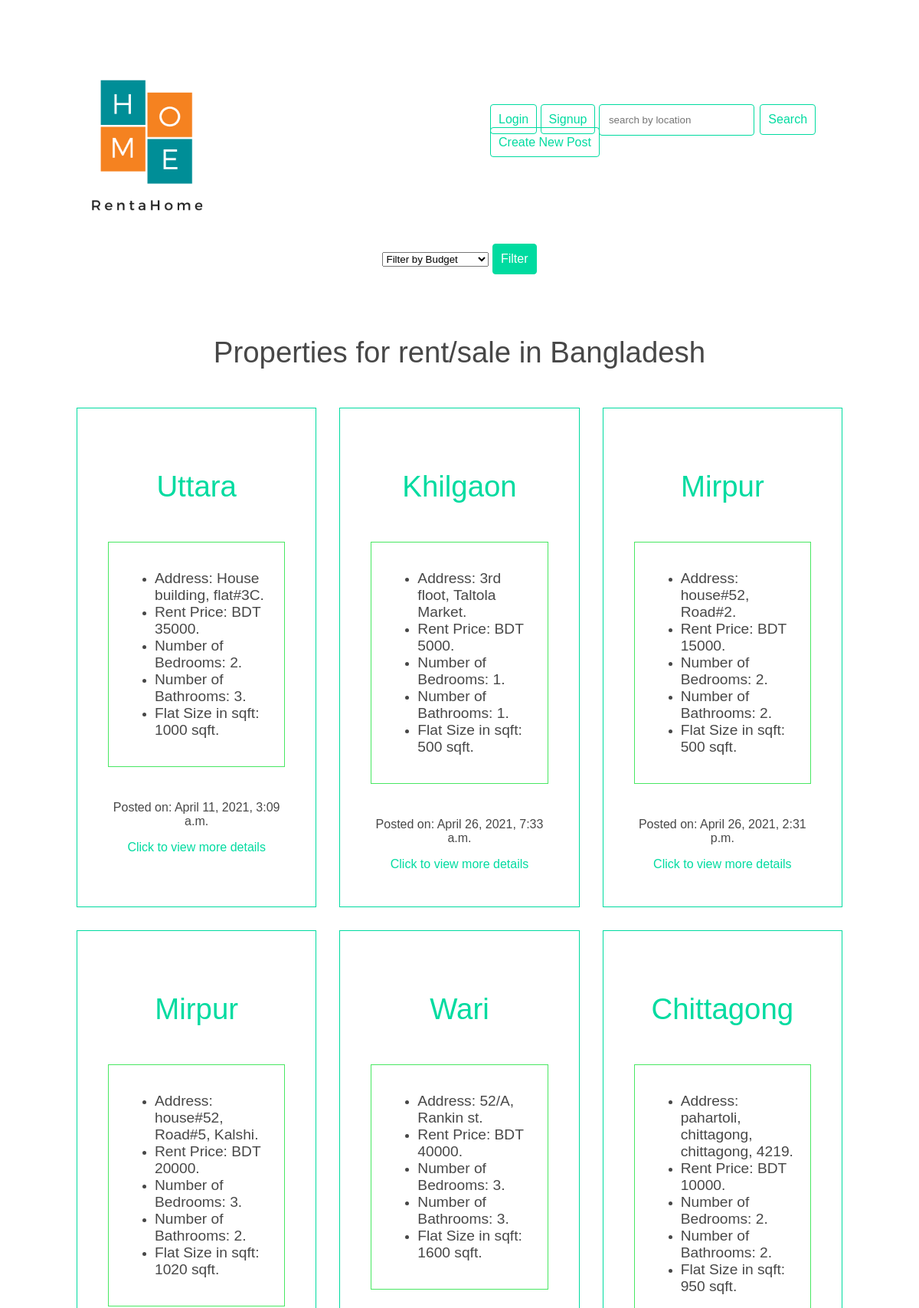
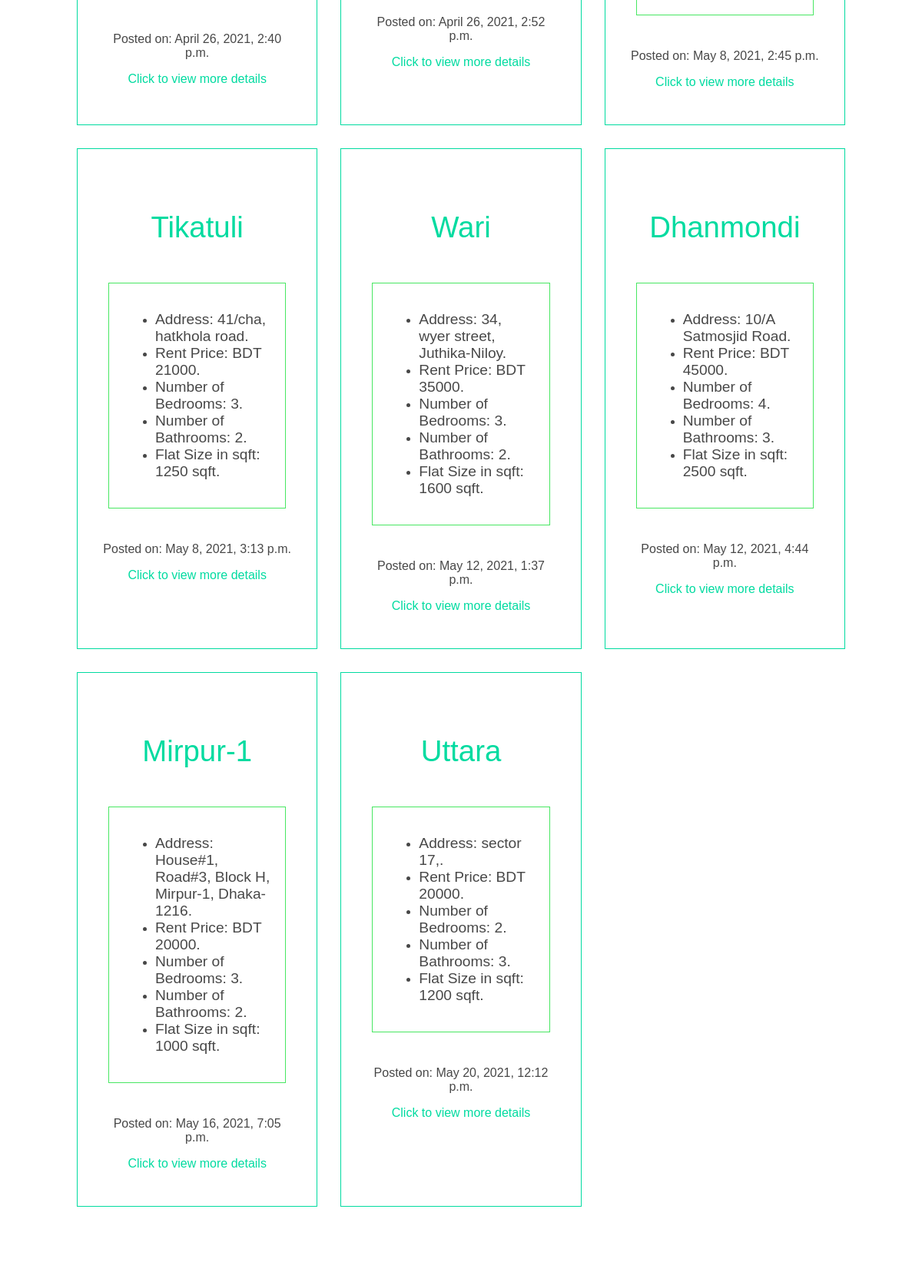
/posts/ (upper part), run on the app's committed database (2 pictures, top to bottom).
### posts/models.py (models this page shows, shortened)
class Post(models.Model):
    place = models.CharField(max_length = 40)
    address = models.CharField(max_length = 100)
    rent = models.PositiveIntegerField()
    bedroom = models.PositiveSmallIntegerField()
    bathroom = models.PositiveSmallIntegerField()
    size = models.PositiveIntegerField()
    phone = models.PositiveIntegerField()
    owner= models.ForeignKey(User,on_delete=models.CASCADE, default = None)
    date_posted = models.DateTimeField(auto_now_add = True,)
    image = models.ImageField(default = 'default.jpg', upload_to = 'house_pics')
    likes = models.ManyToManyField(User, related_name = 'advertisement_post')

### posts/views.py (the view)
# urls.py: path('', views.post_list, name = 'list'),
def post_list(request):
    posts = Post.objects.all().order_by('date_posted')
    return render(request, 'posts/post_list.html', {'posts': posts})

### posts/templates/posts/post_list.html
{% extends 'base.html' %}
{% block content %}
    <h1>Properties for rent/sale in Bangladesh</h1>
    <div class = "posts">
        {% for post in posts %}
        <div class = "post">
            <h1><a href = "{% url 'posts:detail' post.id %}">{{post.place}}</a></h1>
            <div class = "post-card">
                <ul>
                    <li><h2>Address: {{post.address}}.</h2></li>
                    <li><h2>Rent Price: BDT {{post.rent}}.</h2></li>
                    <li><h2>Number of Bedrooms: {{post.bedroom}}.</h2></li>
                    <li><h2>Number of Bathrooms: {{post.bathroom}}.</h2></li>
                    <li><h2>Flat Size in sqft: {{post.size}} sqft.</h2></li>
                </ul>
            </div>
            <br>
                <center>
                    <p>Posted on: {{post.date_posted}}</p>
                    <p><a href = "{% url 'posts:detail' post.id %}">Click to view more details</a></p>
                </center>
        </div>
        {% endfor %}
    </div>
{% endblock %}

### statics/styles.css (style rules this page uses)
html, body { background-color: #fff; background-repeat: no-repeat; color: #000000b8; height: 100%; padding: 30px; margin: 20px; }
body * { font-family: Georgia, Verdana, sans-serif, Times; }
h1, h2, h3, h4, h5 { font-weight: normal; margin: 0; }
a, a:hover, a:visited { color: #00dba0; text-decoration: none; }
div.wrapper h1 { text-align: center; margin: 50px auto; font-size: 2.4em; }
.posts { display: grid; grid-template-columns: 1fr 1fr 1fr; grid-gap: 30px; margin-bottom: 100px; }
.post { padding: 30px; border: 1px solid #00dba0; position: relative; }
.post h2 { font-size: 1.2em; }
.post-card { border: 1px solid rgb(72, 231, 98); padding: 20px; margin: 10px; }

### data on the page
Post: place "Uttara", address "House building, flat#3C", rent "35000", bedroom "2", bathroom "3", size "1000", date_posted "April 11, 2021, 3:09 a.m."
Post: place "Khilgaon", address "3rd floot, Taltola Market", rent "5000", bedroom "1", bathroom "1", size "500", date_posted "April 26, 2021, 7:33 a.m."
Post: place "Mirpur", address "house#52, Road#2", rent "15000", bedroom "2", bathroom "2", size "500", date_posted "April 26, 2021, 2:31 p.m."
Post: place "Mirpur", address "house#52, Road#5, Kalshi", rent "20000", bedroom "3", bathroom "2", size "1020", date_posted "April 26, 2021, 2:40 p.m."
Post: place "Wari", address "52/A, Rankin st", rent "40000", bedroom "3", bathroom "3", size "1600", date_posted "April 26, 2021, 2:52 p.m."
Post: place "Chittagong", address "pahartoli, chittagong, chittagong, 4219", rent "10000", bedroom "2", bathroom "2", size "950", date_posted "May 8, 2021, 2:45 p.m."
Post: place "Tikatuli", address "41/cha, hatkhola road", rent "21000", bedroom "3", bathroom "2", size "1250", date_posted "May 8, 2021, 3:13 p.m."
Post: place "Wari", address "34, wyer street, Juthika-Niloy", rent "35000", bedroom "3", bathroom "2", size "1600", date_posted "May 12, 2021, 1:37 p.m."
Post: place "Dhanmondi", address "10/A Satmosjid Road", rent "45000", bedroom "4", bathroom "3", size "2500", date_posted "May 12, 2021, 4:44 p.m."
Post: place "Mirpur-1", address "House#1, Road#3, Block H, Mirpur-1, Dhaka-1216", rent "20000", bedroom "3", bathroom "2", size "1000", date_posted "May 16, 2021, 7:05 p.m."
Post: place "Uttara", address "sector 17,", rent "20000", bedroom "2", bathroom "3", size "1200", date_posted "May 20, 2021, 12:12 p.m."
